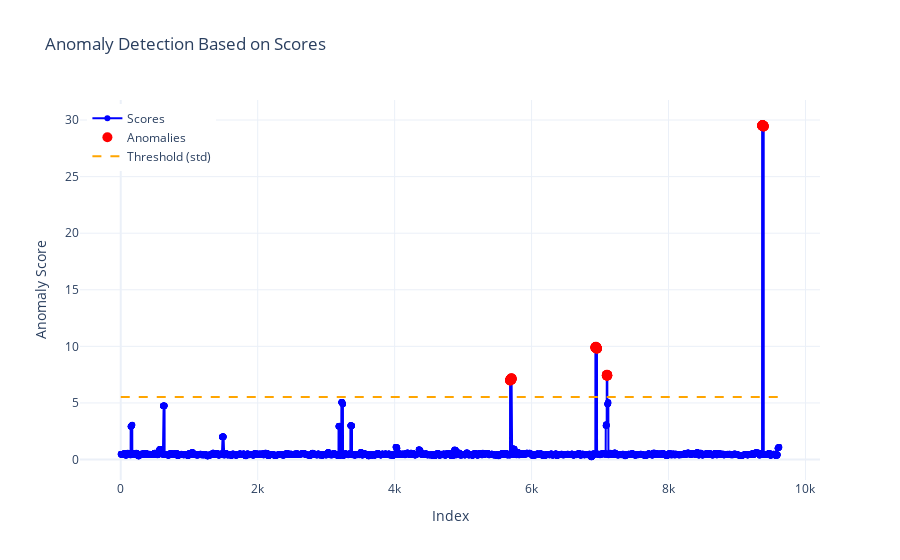

Notebook code for this chart:
### Code cell
fig = visualizer.visualize(method="std", threshold=3)            # std
#fig = visualizer.visualize(method="topk", top_k=2)               # top-k
fig.show()

### Figure 1 — Plotly figure (JSON) as saved in the notebook; plotly's stock layout.template omitted (floating-point values rounded to 4 significant figures; data arrays with more than 128 entries replaced by an {"elided": "..."} marker saying what was removed)
{"data": [{"line": {"color": "blue"}, "marker": {"size": 6}, "mode": "lines+markers", "name": "Scores", "type": "scatter", "x": {"elided": "9618 int values"}, "y": {"elided": "9618 float values"}}, {"marker": {"color": "red", "size": 10, "symbol": "circle"}, "mode": "markers", "name": "Anomalies", "type": "scatter", "x": [5686, 5687, 5688, 5689, 5690, 5691, 5692, 5693, 5694, 5695, 5696, 5697, 5698, 5699, 5700, 5701, 5702, 5703, 5704, 5705, 5706, 5707, 5708, 5709, 6932, 6933, 6934, 6935, 6936, 6937, 6938, 6939, 6940, 6941, 6942, 6943, 6944, 6945, 6946, 6947, 6948, 6949, 6950, 6951, 6952, 6953, 6954, 6955, 7098, 7099, 7100, 7101, 7102, 7103, 7104, 7105, 7106, 9367, 9368, 9369, 9370, 9371, 9372, 9373, 9374, 9375, 9376, 9377, 9378, 9379, 9380, 9381, 9382, 9383, 9384, 9385, 9386, 9387, 9388, 9389, 9390], "y": [6.984, 6.99, 7.014, 7.032, 7.017, 7.053, 7.062, 7.056, 7.095, 7.075, 7.081, 7.079, 7.065, 7.081, 7.052, 7.062, 7.052, 7.087, 7.101, 7.188, 7.171, 7.149, 7.123, 7.131, 9.927, 9.897, 9.888, 9.938, 9.871, 9.915, 9.883, 9.894, 9.963, 9.906, 9.919, 9.898, 9.892, 9.867, 9.846, 9.832, 9.827, 9.837, 9.835, 9.847, 9.834, 9.814, 9.817, 9.801, 7.441, 7.425, 7.41, 7.486, 7.481, 7.432, 7.438, 7.401, 7.448, 29.52, 29.51, 29.49, 29.5, 29.47, 29.54, 29.53, 29.54, 29.51, 29.53, 29.5, 29.5, 29.49, 29.48, 29.47, 29.48, 29.46, 29.46, 29.48, 29.48, 29.48, 29.46, 29.43, 29.42]}, {"line": {"color": "orange", "dash": "dash"}, "mode": "lines", "name": "Threshold (std)", "type": "scatter", "x": [0, 9617], "y": [5.519, 5.519]}], "layout": {"legend": {"x": 0.01, "xanchor": "left", "y": 0.99, "yanchor": "top"}, "title": {"text": "Anomaly Detection Based on Scores"}, "xaxis": {"title": {"text": "Index"}}, "yaxis": {"title": {"text": "Anomaly Score"}}}}
